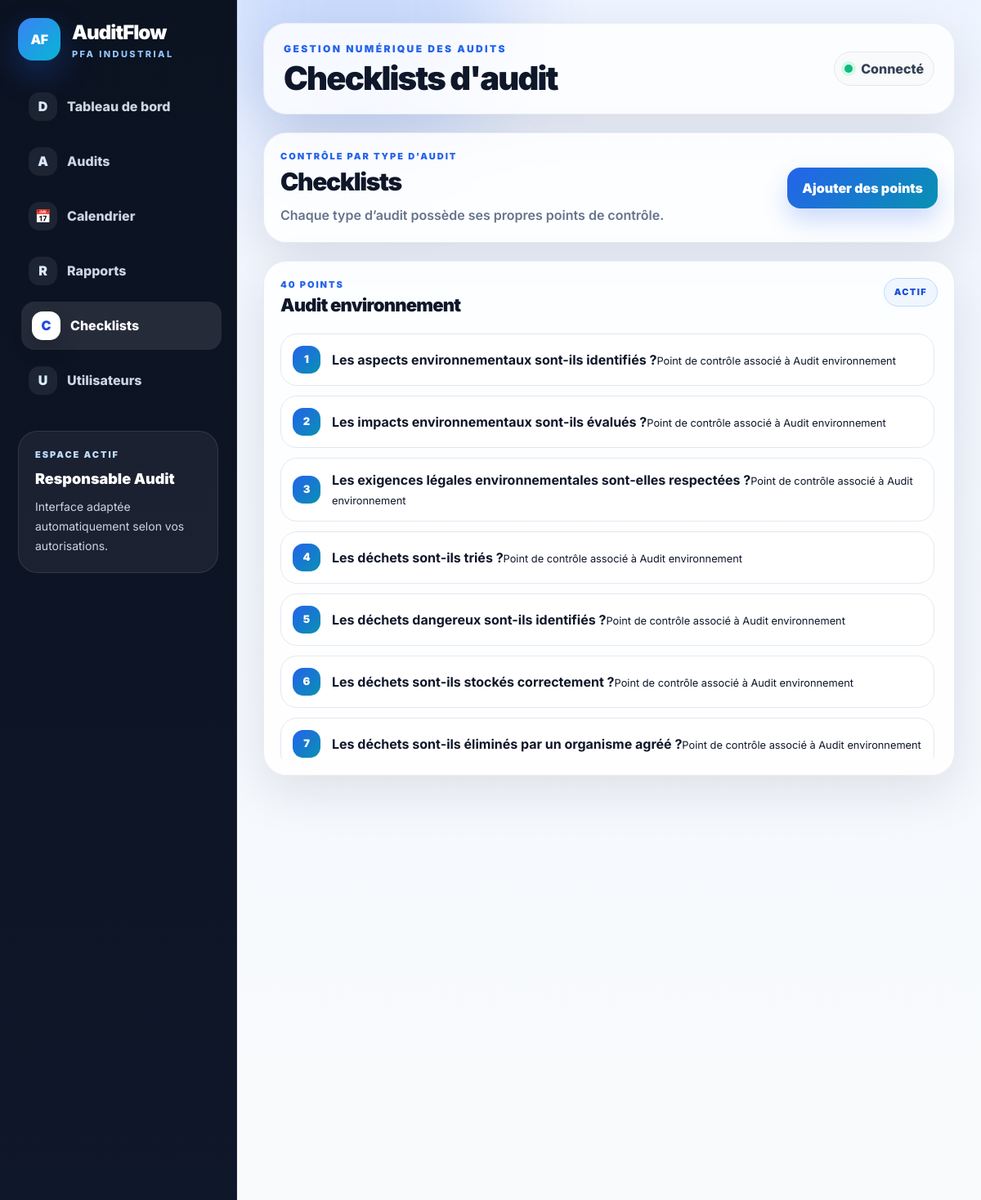
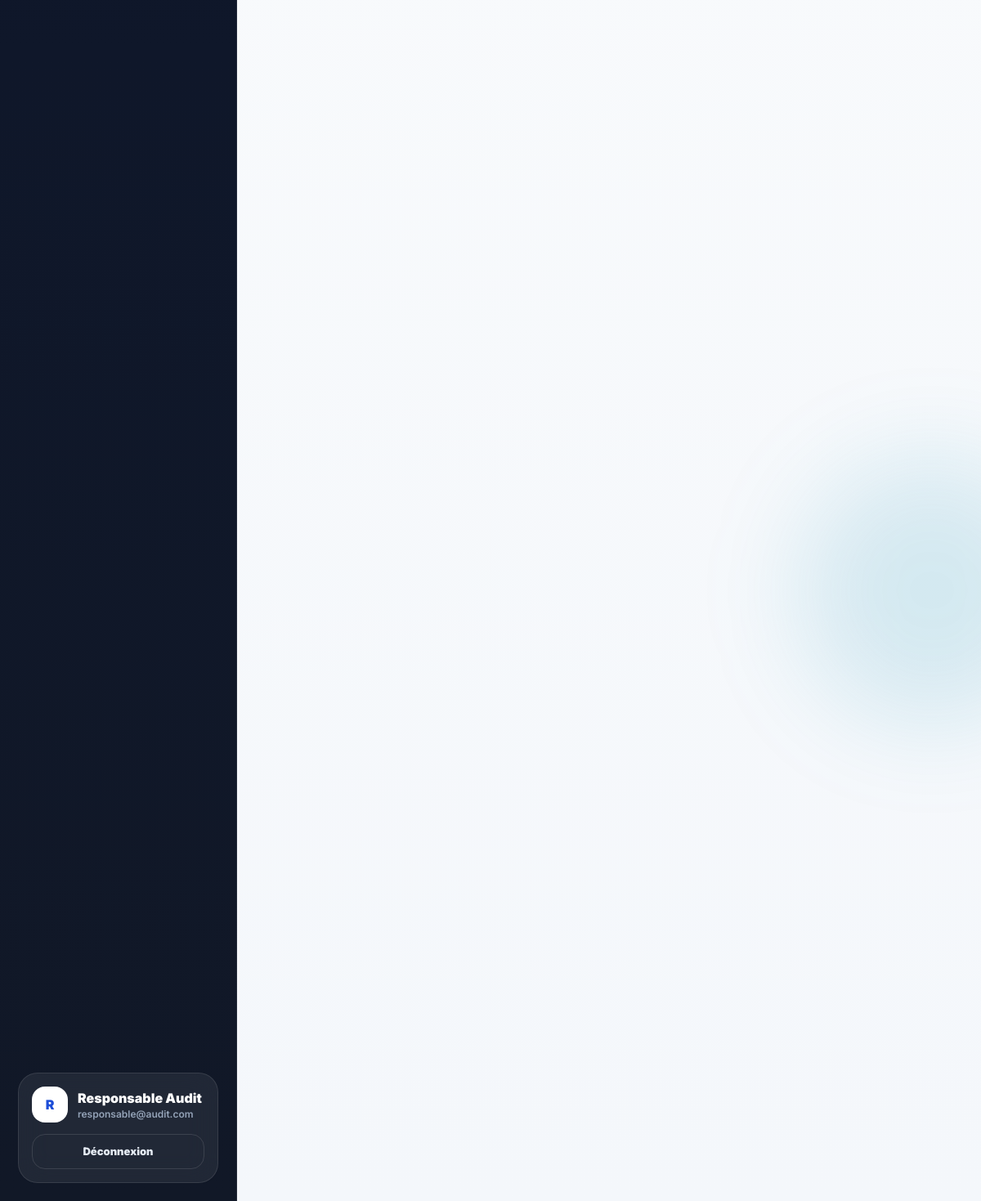
/checklists/ (signed in), run on the app's committed database (2 pictures, top to bottom).
### audit/models.py (models this page shows, shortened)
class Profile(models.Model):
    ROLE_CHOICES = [
        ('RESPONSABLE', 'Responsable Audit'),
        ('AUDITEUR', 'Auditeur'),
        ('CLIENT', 'Client'),
    ]
    user = models.OneToOneField(User, on_delete=models.CASCADE, related_name='profile')
    role = models.CharField(max_length=20, choices=ROLE_CHOICES, default='AUDITEUR')
    telephone = models.CharField(max_length=30, blank=True)

class ChecklistItem(models.Model):
    type_audit = models.CharField(max_length=30, choices=Audit.TYPE_CHOICES)
    texte = models.CharField(max_length=255)
    ordre = models.PositiveIntegerField(default=1)
    actif = models.BooleanField(default=True)
    class Meta:
        ordering = ['type_audit', 'ordre']
        verbose_name = 'Point de checklist'
        verbose_name_plural = 'Points de checklist'

### audit/views.py (the view)
# urls.py: path('checklists/', views.checklist_list, name='checklist_list'),
@login_required
@role_required('RESPONSABLE')
def checklist_list(request):
    items = ChecklistItem.objects.all().order_by('type_audit', 'ordre')
    grouped = {}
    for item in items:
        grouped.setdefault(item.get_type_audit_display(), []).append(item)
    return render(request, 'audit/checklist_list.html', {'grouped': grouped})

### templates/audit/checklist_list.html (shortened to what this page needs)
{% extends 'audit/base.html' %}
{% block page_title %}Checklists d'audit{% endblock %}
{% block content %}
<div class="toolbar">
    <div>
        <span class="section-label">Contrôle par type d'audit</span>
        <h2>Checklists</h2>
        <p>Chaque type d’audit possède ses propres points de contrôle.</p>
    </div>
    <a href="{% url 'checklist_create' %}" class="btn-primary">Ajouter des points</a>
</div>
<div class="grid gap-6 xl:grid-cols-2">
    {% for type_name, items in grouped.items %}
        <div class="panel reveal-card">
            <div class="panel-head">
                <div><span class="section-label">{{ items|length }} points</span><h3>{{ type_name }}</h3></div>
                <span class="badge-soft">Actif</span>
            </div>
            <div class="max-h-[520px] space-y-3 overflow-auto pr-1">
                {% for item in items %}
                    <div class="list-row">
                        <div class="order-badge">{{ item.ordre }}</div>
                        <div class="min-w-0 flex-1"><strong>{{ item.texte }}</strong><small>Point de contrôle associé à {{ type_name }}</small></div>
                    </div>
                {% endfor %}
            </div>
        </div>
    {% empty %}
        <div class="empty-card xl:col-span-2">Aucune checklist enregistrée.</div>
    {% endfor %}
</div>
{% endblock %}

### templates/audit/base.html (shortened to what this page needs)
{% load static %}
<!DOCTYPE html>
<html lang="fr">
<head>
    <script src="https://cdn.tailwindcss.com"></script>
    <link rel="stylesheet" href="{% static 'audit/css/style.css' %}">
</head>
<body class="app-bg">
<div class="shell">
    <div class="orb one"></div>
    <aside class="sidebar">
        <a href="{% url 'dashboard' %}" class="brand">
            <div class="brand-logo pulse-soft">AF</div>
            <div>
                <div class="brand-title">AuditFlow</div>
                <div class="brand-sub">PFA Industrial</div>
            </div>
        </a>
        <nav class="nav">
            <a href="{% url 'dashboard' %}"
               class="nav-link {% if request.resolver_match.url_name == 'dashboard' %}nav-active{% endif %}">
                <span class="nav-ico">D</span>
                <span>Tableau de bord</span>
            </a>
            <a href="{% url 'audits_list' %}"
               class="nav-link {% if 'audit' in request.resolver_match.url_name %}nav-active{% endif %}">
                <span class="nav-ico">A</span>
                <span>Audits</span>
            </a>
            <a href="{% url 'calendar' %}"
               class="nav-link {% if request.resolver_match.url_name == 'calendar' %}nav-active{% endif %}">
                <span class="nav-ico">📅</span>
                <span>Calendrier</span>
            </a>
            <a href="{% url 'rapports_list' %}"
               class="nav-link {% if 'rapport' in request.resolver_match.url_name %}nav-active{% endif %}">
                <span class="nav-ico">R</span>
                <span>Rapports</span>
            </a>
            {% if user.profile.role == 'RESPONSABLE' %}
            <a href="{% url 'checklist_list' %}"
               class="nav-link {% if 'checklist' in request.resolver_match.url_name %}nav-active{% endif %}">
                <span class="nav-ico">C</span>
                <span>Checklists</span>
            </a>
            <a href="{% url 'users_list' %}"
               class="nav-link {% if 'user' in request.resolver_match.url_name %}nav-active{% endif %}">
                <span class="nav-ico">U</span>
                <span>Utilisateurs</span>
            </a>
            {% endif %}
        </nav>
        <div class="mt-8 rounded-[24px] border border-white/10 bg-white/[.06] p-5">
            <p class="text-[11px] font-black uppercase tracking-[.18em] text-blue-200">
                Espace actif
            </p>
            <p class="mt-2 text-lg font-black">
                {{ user.profile.get_role_display }}
            </p>
            <p class="mt-2 text-sm leading-6 text-slate-300">
                Interface adaptée automatiquement selon vos autorisations.
            </p>
        </div>
        <div class="sidebar-card">
            <div class="flex items-center gap-3">
                <div class="avatar">
                    {{ user.first_name|first|default:user.username|first|upper }}
                </div>
                <div class="min-w-0">
                    <p class="truncate font-black">
                        {{ user.get_full_name|default:user.username }}
                    </p>
                    <p class="truncate text-xs font-semibold text-slate-400">
                        {{ user.email }}
                    </p>
                </div>
            </div>
            <a href="{% url 'logout' %}" class="logout-link">
                Déconnexion
            </a>
        </div>
    </aside>
    <main class="main">
        <header class="topbar fade-up">
            <div>
                <p class="eyebrow">
                    Gestion numérique des audits
                </p>
                <h1 class="page-title">
                    {% block page_title %}{% endblock %}
                </h1>
            </div>
            <div class="flex flex-wrap items-center gap-3">
                <div class="user-chip">
                    <span class="online-dot"></span>
                    Connecté
                </div>
            </div>
        </header>
        <section class="fade-up delay-2">
            {% block content %}
            {% endblock %}
        </section>
    </main>
</div>
</body>
</html>

### data on the page
ChecklistItem: ordre "1", texte "Les aspects environnementaux sont-ils identifiés ?", type_name "Audit environnement"
ChecklistItem: ordre "2", texte "Les impacts environnementaux sont-ils évalués ?", type_name "Audit environnement"
ChecklistItem: ordre "3", texte "Les exigences légales environnementales sont-elles respectées ?", type_name "Audit environnement"
ChecklistItem: ordre "4", texte "Les déchets sont-ils triés ?", type_name "Audit environnement"
ChecklistItem: ordre "5", texte "Les déchets dangereux sont-ils identifiés ?", type_name "Audit environnement"
ChecklistItem: ordre "6", texte "Les déchets sont-ils stockés correctement ?", type_name "Audit environnement"
ChecklistItem: ordre "7", texte "Les déchets sont-ils éliminés par un organisme agréé ?", type_name "Audit environnement"

### other printed values
{{ user.profile.get_role_display }} "Responsable Audit"
{{ user.first_name|first|default:user.username|first|upper }} "R"
{{ user.get_full_name|default:user.username }} "Responsable Audit"
{{ user.email }} "responsable@audit.com"
{{ items|length }} "40"
{{ type_name }} "Audit environnement"
